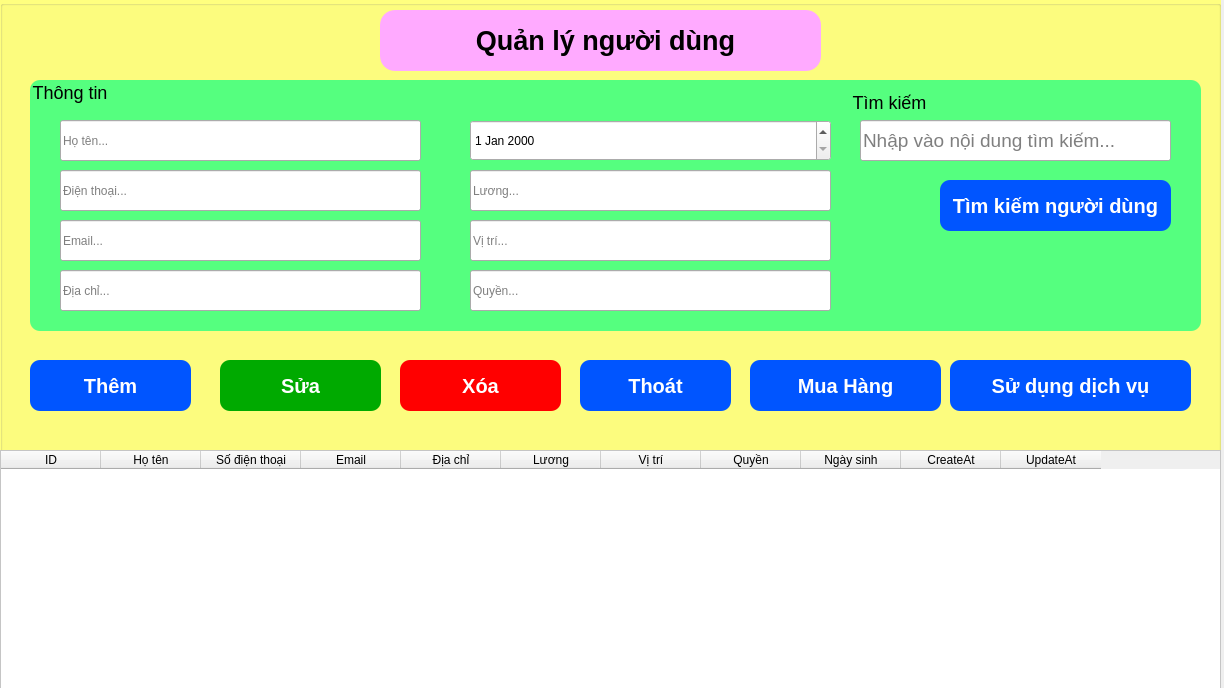
<?xml version="1.0" encoding="UTF-8"?>
<ui version="4.0">
 <class>MainWindow</class>
 <widget class="QMainWindow" name="MainWindow">
  <property name="geometry">
   <rect>
    <x>0</x>
    <y>0</y>
    <width>1224</width>
    <height>688</height>
   </rect>
  </property>
  <property name="windowTitle">
   <string>Quản lý Người dùng</string>
  </property>
  <widget class="QWidget" name="centralwidget">
   <widget class="QGroupBox" name="groupBox">
    <property name="geometry">
     <rect>
      <x>0</x>
      <y>0</y>
      <width>1221</width>
      <height>721</height>
     </rect>
    </property>
    <property name="styleSheet">
     <string notr="true">QGroupBox{
	background-color:rgb(255, 255, 127);
}</string>
    </property>
    <property name="title">
     <string/>
    </property>
    <widget class="QGroupBox" name="groupBox_2">
     <property name="geometry">
      <rect>
       <x>380</x>
       <y>10</y>
       <width>441</width>
       <height>61</height>
      </rect>
     </property>
     <property name="styleSheet">
      <string notr="true">QGroupBox{
	background-color:rgb(255, 170, 255);
	border-radius: 15px;
}</string>
     </property>
     <property name="title">
      <string/>
     </property>
     <widget class="QLabel" name="label_3">
      <property name="geometry">
       <rect>
        <x>0</x>
        <y>0</y>
        <width>451</width>
        <height>61</height>
       </rect>
      </property>
      <property name="text">
       <string>&lt;html&gt;&lt;head/&gt;&lt;body&gt;&lt;p align=&quot;center&quot;&gt;&lt;span style=&quot; font-size:20pt; font-weight:600;&quot;&gt;Quản lý người dùng&lt;/span&gt;&lt;/p&gt;&lt;/body&gt;&lt;/html&gt;</string>
      </property>
     </widget>
    </widget>
    <widget class="QGroupBox" name="groupBox_3">
     <property name="geometry">
      <rect>
       <x>30</x>
       <y>80</y>
       <width>1171</width>
       <height>251</height>
      </rect>
     </property>
     <property name="styleSheet">
      <string notr="true">QGroupBox{
	background-color:rgb(85, 255, 127);
	font-size:18px;
	border-radius:10px;
}</string>
     </property>
     <property name="title">
      <string>Thông tin</string>
     </property>
     <widget class="QLineEdit" name="txtHoTen">
      <property name="geometry">
       <rect>
        <x>30</x>
        <y>40</y>
        <width>361</width>
        <height>41</height>
       </rect>
      </property>
      <property name="styleSheet">
       <string notr="true">font: 14pt &quot;MS Shell Dlg 2&quot;;</string>
      </property>
      <property name="placeholderText">
       <string>Họ tên...</string>
      </property>
     </widget>
     <widget class="QLineEdit" name="txtEmail">
      <property name="geometry">
       <rect>
        <x>30</x>
        <y>140</y>
        <width>361</width>
        <height>41</height>
       </rect>
      </property>
      <property name="styleSheet">
       <string notr="true">font: 14pt &quot;MS Shell Dlg 2&quot;;</string>
      </property>
      <property name="placeholderText">
       <string>Email...</string>
      </property>
     </widget>
     <widget class="QLineEdit" name="txtDiaChi">
      <property name="geometry">
       <rect>
        <x>30</x>
        <y>190</y>
        <width>361</width>
        <height>41</height>
       </rect>
      </property>
      <property name="styleSheet">
       <string notr="true">font: 14pt &quot;MS Shell Dlg 2&quot;;</string>
      </property>
      <property name="placeholderText">
       <string>Địa chỉ...</string>
      </property>
     </widget>
     <widget class="QLineEdit" name="txtDienThoai">
      <property name="geometry">
       <rect>
        <x>30</x>
        <y>90</y>
        <width>361</width>
        <height>41</height>
       </rect>
      </property>
      <property name="styleSheet">
       <string notr="true">font: 14pt &quot;MS Shell Dlg 2&quot;;</string>
      </property>
      <property name="placeholderText">
       <string>Điện thoại...</string>
      </property>
     </widget>
     <widget class="QDateEdit" name="dateNamSinh">
      <property name="geometry">
       <rect>
        <x>440</x>
        <y>40</y>
        <width>361</width>
        <height>41</height>
       </rect>
      </property>
      <property name="styleSheet">
       <string notr="true">font: 14pt &quot;MS Shell Dlg 2&quot;;</string>
      </property>
     </widget>
     <widget class="QLineEdit" name="txtLuong">
      <property name="geometry">
       <rect>
        <x>440</x>
        <y>90</y>
        <width>361</width>
        <height>41</height>
       </rect>
      </property>
      <property name="styleSheet">
       <string notr="true">font: 14pt &quot;MS Shell Dlg 2&quot;;</string>
      </property>
      <property name="placeholderText">
       <string>Lương...</string>
      </property>
     </widget>
     <widget class="QLineEdit" name="txtViTri">
      <property name="geometry">
       <rect>
        <x>440</x>
        <y>140</y>
        <width>361</width>
        <height>41</height>
       </rect>
      </property>
      <property name="styleSheet">
       <string notr="true">font: 14pt &quot;MS Shell Dlg 2&quot;;</string>
      </property>
      <property name="placeholderText">
       <string>Vị trí...</string>
      </property>
     </widget>
     <widget class="QLineEdit" name="txtQuyen">
      <property name="geometry">
       <rect>
        <x>440</x>
        <y>190</y>
        <width>361</width>
        <height>41</height>
       </rect>
      </property>
      <property name="styleSheet">
       <string notr="true">font: 14pt &quot;MS Shell Dlg 2&quot;;</string>
      </property>
      <property name="placeholderText">
       <string>Quyền...</string>
      </property>
     </widget>
     <widget class="QGroupBox" name="groupBox_4">
      <property name="geometry">
       <rect>
        <x>820</x>
        <y>10</y>
        <width>321</width>
        <height>211</height>
       </rect>
      </property>
      <property name="title">
       <string>Tìm kiếm</string>
      </property>
      <widget class="QLineEdit" name="txtTimKiem">
       <property name="geometry">
        <rect>
         <x>10</x>
         <y>30</y>
         <width>311</width>
         <height>41</height>
        </rect>
       </property>
       <property name="font">
        <font>
         <pointsize>14</pointsize>
        </font>
       </property>
       <property name="placeholderText">
        <string>Nhập vào nội dung tìm kiếm...</string>
       </property>
      </widget>
      <widget class="QPushButton" name="btnTimKiem">
       <property name="geometry">
        <rect>
         <x>90</x>
         <y>90</y>
         <width>231</width>
         <height>51</height>
        </rect>
       </property>
       <property name="styleSheet">
        <string notr="true">QPushButton{
	font-size: 20px;
    border-radius: 10px;
	background-color: rgb(0, 85, 255);
	color:rgb(255, 255, 255);
	font-weight: bold;
}
QPushButton:hover{
	background-color: rgb(0, 170, 255);
	cursor: pointer;
}</string>
       </property>
       <property name="text">
        <string>Tìm kiếm người dùng</string>
       </property>
      </widget>
     </widget>
    </widget>
    <widget class="QPushButton" name="btnThem">
     <property name="geometry">
      <rect>
       <x>30</x>
       <y>360</y>
       <width>161</width>
       <height>51</height>
      </rect>
     </property>
     <property name="styleSheet">
      <string notr="true">QPushButton{
	font-size: 20px;
    border-radius: 10px;
	background-color: rgb(0, 85, 255);
	color:rgb(255, 255, 255);
	font-weight: bold;
}
QPushButton:hover{
	background-color: rgb(0, 170, 255);
	cursor: pointer;
}</string>
     </property>
     <property name="text">
      <string>Thêm</string>
     </property>
    </widget>
    <widget class="QPushButton" name="btnSua">
     <property name="geometry">
      <rect>
       <x>220</x>
       <y>360</y>
       <width>161</width>
       <height>51</height>
      </rect>
     </property>
     <property name="styleSheet">
      <string notr="true">QPushButton{
	font-size: 20px;
    border-radius: 10px;
	background-color: rgb(0, 170, 0);
	color:rgb(255, 255, 255);
	font-weight: bold;
}
QPushButton:hover{
	background-color:rgb(0, 255, 127);
	cursor: pointer;
}</string>
     </property>
     <property name="text">
      <string>Sửa</string>
     </property>
    </widget>
    <widget class="QPushButton" name="btnXoa">
     <property name="geometry">
      <rect>
       <x>400</x>
       <y>360</y>
       <width>161</width>
       <height>51</height>
      </rect>
     </property>
     <property name="styleSheet">
      <string notr="true">QPushButton{
	font-size: 20px;
    border-radius: 10px;
	background-color: rgb(255, 0, 0);
	color:rgb(255, 255, 255);
	font-weight: bold;
}
QPushButton:hover{
	background-color: rgb(255, 84, 84);
	cursor: pointer;
}</string>
     </property>
     <property name="text">
      <string>Xóa</string>
     </property>
    </widget>
    <widget class="QPushButton" name="btnThoat">
     <property name="geometry">
      <rect>
       <x>580</x>
       <y>360</y>
       <width>151</width>
       <height>51</height>
      </rect>
     </property>
     <property name="styleSheet">
      <string notr="true">QPushButton{
	font-size: 20px;
    border-radius: 10px;
	background-color: rgb(0, 85, 255);
	color:rgb(255, 255, 255);
	font-weight: bold;
}
QPushButton:hover{
	background-color: rgb(0, 170, 255);
	cursor: pointer;
}</string>
     </property>
     <property name="text">
      <string>Thoát</string>
     </property>
    </widget>
    <widget class="QTableWidget" name="tableWidget">
     <property name="geometry">
      <rect>
       <x>0</x>
       <y>450</y>
       <width>1221</width>
       <height>271</height>
      </rect>
     </property>
     <property name="styleSheet">
      <string notr="true">QTableWidget{
	color:rgb(0, 0, 0)
	font: 14pt &quot;MS Shell Dlg 2&quot;;
	Background-color:rgb(255, 255, 255)
}</string>
     </property>
     <property name="rowCount">
      <number>0</number>
     </property>
     <column>
      <property name="text">
       <string>ID</string>
      </property>
     </column>
     <column>
      <property name="text">
       <string>Họ tên</string>
      </property>
     </column>
     <column>
      <property name="text">
       <string>Số điện thoại</string>
      </property>
     </column>
     <column>
      <property name="text">
       <string>Email</string>
      </property>
     </column>
     <column>
      <property name="text">
       <string>Địa chỉ</string>
      </property>
     </column>
     <column>
      <property name="text">
       <string>Lương</string>
      </property>
     </column>
     <column>
      <property name="text">
       <string>Vị trí</string>
      </property>
     </column>
     <column>
      <property name="text">
       <string>Quyền</string>
      </property>
     </column>
     <column>
      <property name="text">
       <string>Ngày sinh</string>
      </property>
     </column>
     <column>
      <property name="text">
       <string>CreateAt</string>
      </property>
     </column>
     <column>
      <property name="text">
       <string>UpdateAt</string>
      </property>
     </column>
    </widget>
    <widget class="QPushButton" name="btnSuDungDichVu">
     <property name="geometry">
      <rect>
       <x>750</x>
       <y>360</y>
       <width>191</width>
       <height>51</height>
      </rect>
     </property>
     <property name="styleSheet">
      <string notr="true">QPushButton{
	font-size: 20px;
    border-radius: 10px;
	background-color: rgb(0, 85, 255);
	color:rgb(255, 255, 255);
	font-weight: bold;
}
QPushButton:hover{
	background-color: rgb(0, 170, 255);
	cursor: pointer;
}</string>
     </property>
     <property name="text">
      <string>Mua Hàng</string>
     </property>
    </widget>
    <widget class="QPushButton" name="btnNguoiDungMuaHang">
     <property name="geometry">
      <rect>
       <x>950</x>
       <y>360</y>
       <width>241</width>
       <height>51</height>
      </rect>
     </property>
     <property name="styleSheet">
      <string notr="true">QPushButton{
	font-size: 20px;
    border-radius: 10px;
	background-color: rgb(0, 85, 255);
	color:rgb(255, 255, 255);
	font-weight: bold;
}
QPushButton:hover{
	background-color: rgb(0, 170, 255);
	cursor: pointer;
}</string>
     </property>
     <property name="text">
      <string>Sử dụng dịch vụ</string>
     </property>
    </widget>
   </widget>
  </widget>
 </widget>
 <resources/>
 <connections/>
</ui>
